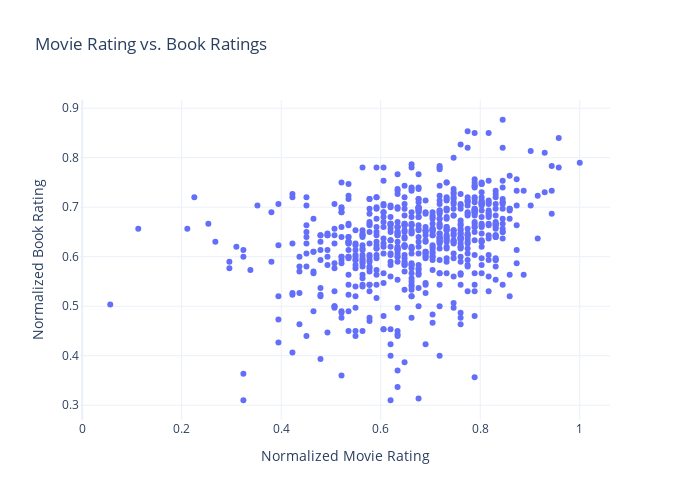

Here is the notebook cell this chart was saved with:
### Markdown cell above
### Scatter Plot to compare ratings of books and movies

### Code cell
labels={ 'normalized_rating_x': 'Normalized Movie Rating', 'normalized_rating_y': 'Normalized Book Rating'}
gu.px_scatter_plot(data,'normalized_rating_x','normalized_rating_y','movie_name', 'Movie Rating vs. Book Ratings', labels)

### Figure 1 — Plotly figure (JSON) as saved in the notebook; plotly's stock layout.template omitted (floating-point values rounded to 4 significant figures; data arrays with more than 128 entries replaced by an {"elided": "..."} marker saying what was removed)
{"data": [{"hovertemplate": "<b>%{hovertext}</b><br><br>Normalized Movie Rating=%{x}<br>Normalized Book Rating=%{y}<extra></extra>", "hovertext": {"elided": "659 str values"}, "legendgroup": "", "marker": {"color": "#636efa", "symbol": "circle"}, "mode": "markers", "name": "", "orientation": "v", "showlegend": false, "type": "scatter", "x": {"elided": "659 float values"}, "xaxis": "x", "y": {"elided": "659 float values"}, "yaxis": "y"}], "layout": {"height": 500, "legend": {"tracegroupgap": 0}, "title": {"text": "Movie Rating vs. Book Ratings"}, "width": 690, "xaxis": {"anchor": "y", "domain": [0, 1], "title": {"text": "Normalized Movie Rating"}, "type": "linear"}, "yaxis": {"anchor": "x", "domain": [0, 1], "title": {"text": "Normalized Book Rating"}, "type": "linear"}}}
